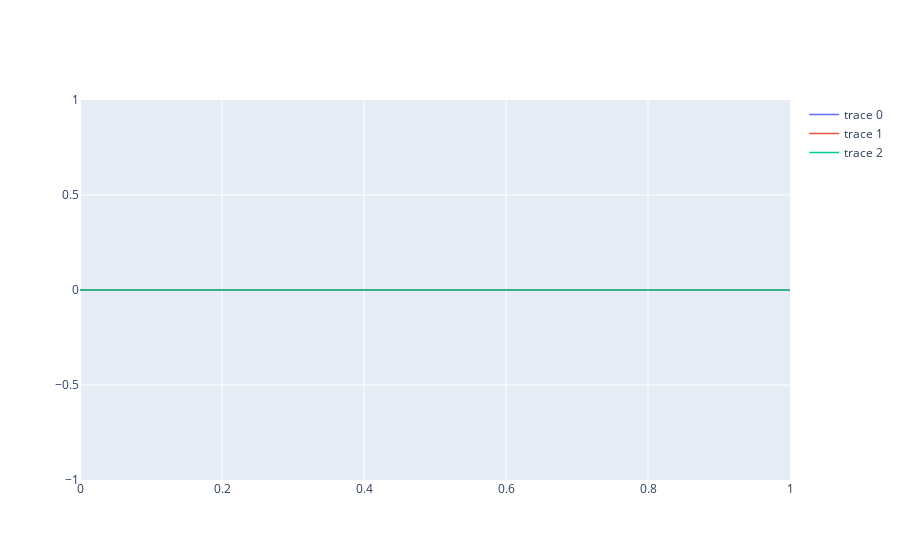

Source (notebook cell):
### Code cell
fig

### Figure 1 — Plotly figure (JSON) as saved in the notebook; plotly's stock layout.template omitted (floating-point values rounded to 4 significant figures)
{"data": [{"line": {"width": 1.5}, "mode": "lines", "type": "scatter", "x": [0, 1], "y": [0, 0]}, {"line": {"width": 1.5}, "mode": "lines", "type": "scatter", "x": [0, 1], "y": [0, 0]}, {"line": {"width": 1.5}, "mode": "lines", "type": "scatter", "x": [0, 1], "y": [0, 0]}], "layout": {}}
